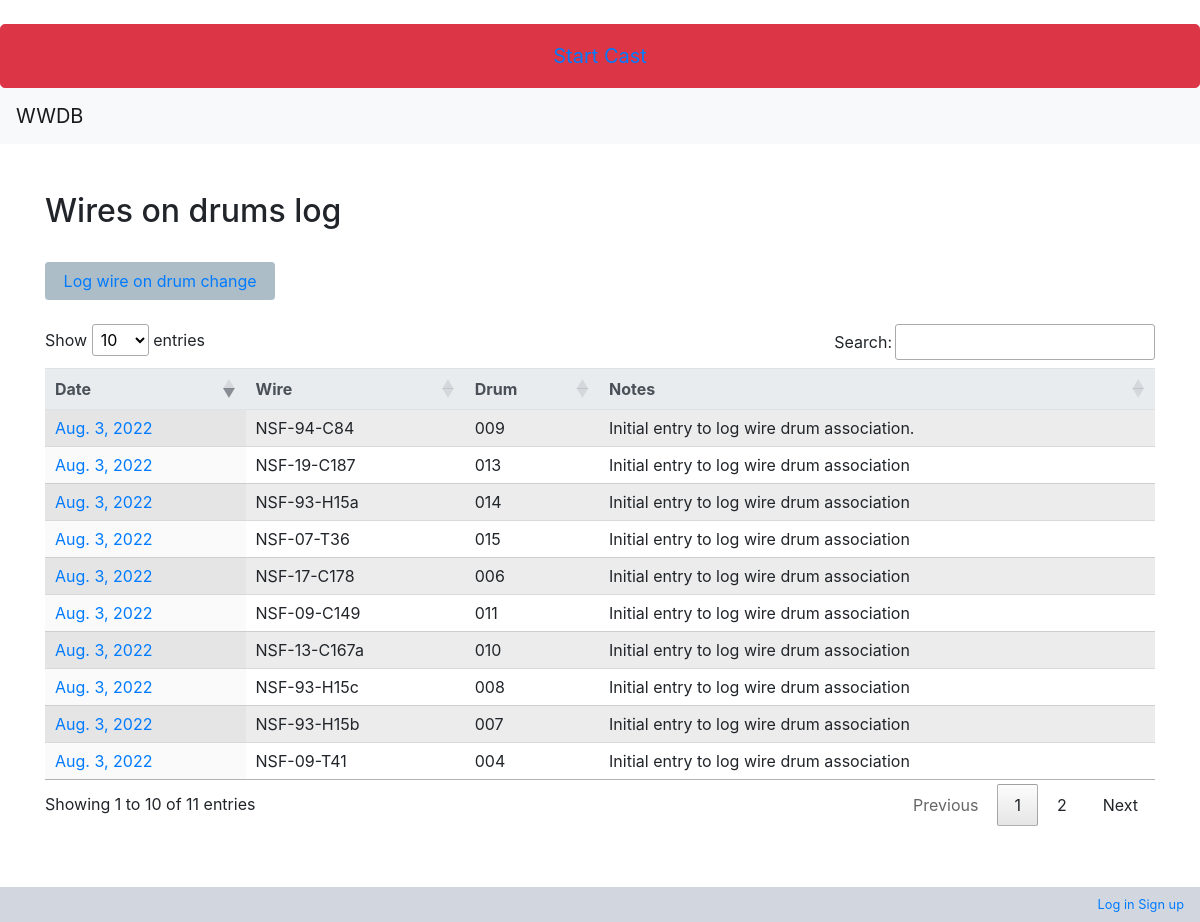
The page /wwdb/inventories/wiredrumlist/ on the database as committed earlier.
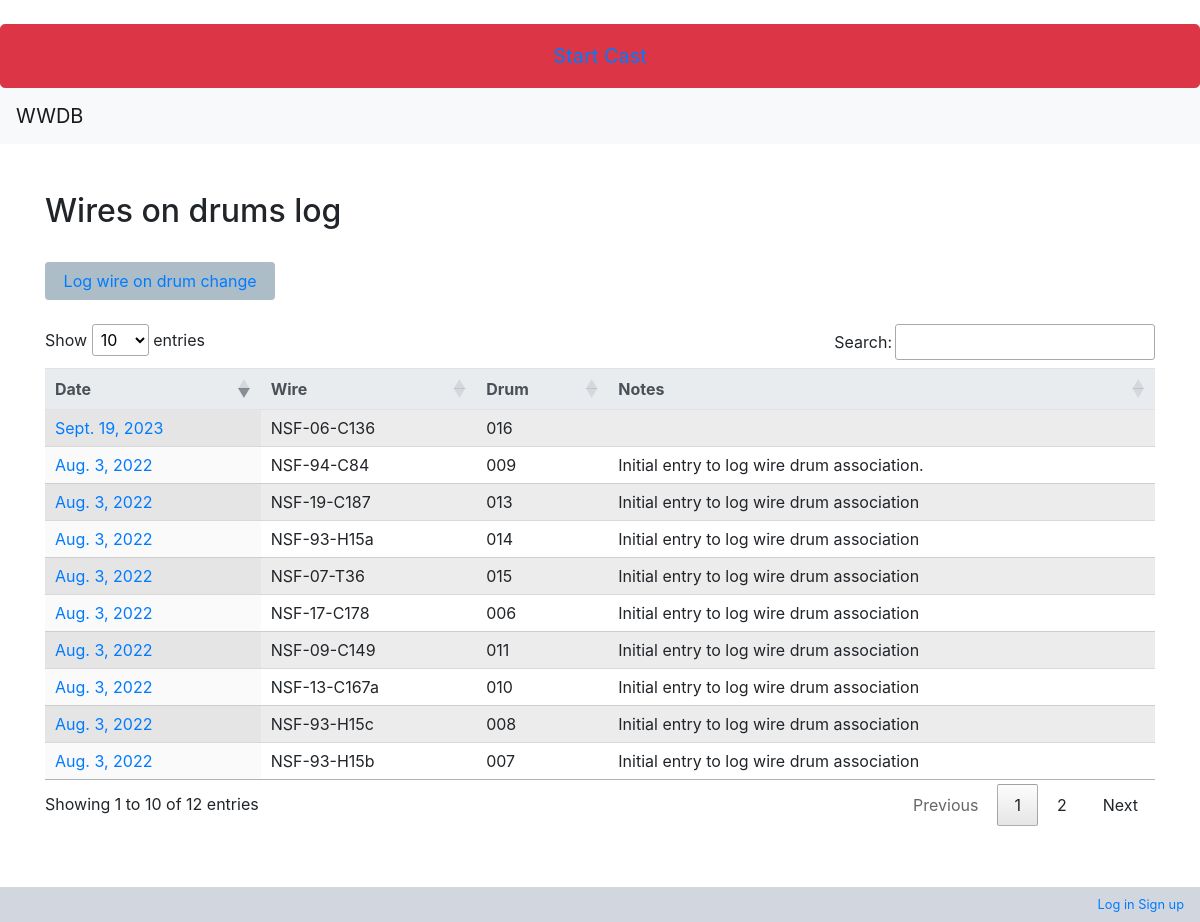
The same page on the database as committed later.
### wwdb/models.py (models this page shows, shortened)
class Wiredrum(models.Model):
    id = models.AutoField(db_column='Id', primary_key=True, blank=True, null=False)
    drum = models.ForeignKey(Drum, models.DO_NOTHING, db_column='DrumId', blank=True, null=True, verbose_name='Drum', related_name='reverse_drum')
    wire = models.ForeignKey(Wire, models.DO_NOTHING, db_column='WireId', blank=True, null=True, verbose_name='Wire')
    date = models.DateField(db_column='Date', blank=True, null=True, verbose_name='Date', validators=[MaxValueValidator(limit_value=date.today)])
    notes = models.TextField(db_column='Notes', blank=True, null=True, verbose_name='Notes')
    class Meta:
        managed = True
        db_table = 'WireDrum'
        verbose_name_plural = "WireDrum"

class Wire(models.Model):
    id = models.AutoField(db_column='Id', primary_key=True, blank=True, null=False)
    wirerope = models.ForeignKey(WireRopeData, models.DO_NOTHING, db_column='WireRopeId', blank=True, null=True, verbose_name='Wire rope data id')
    winch = models.ForeignKey(Winch, models.DO_NOTHING, db_column='WinchId', blank=True, null=True, verbose_name='Winch', related_name='reverse_wire')
    manufacturerid = models.TextField(db_column='ManufacturerId', blank=True, null=True, verbose_name='Manufacturer id')
    nsfid = models.TextField(db_column='NsfId', blank=True, null=True, verbose_name='NSF id')
    dateacquired = models.DateTimeField(db_column='DateAcquired', blank=True, null=True, verbose_name='Date Acquired', validators=[MaxValueValidator(limit_value=datetime.today)])
    notes = models.TextField(db_column='Notes', blank=True, null=True, verbose_name='notes')
    status = models.BooleanField(db_column='Status', blank=True, null=True, verbose_name='Status')
    ownershipstatus = models.ForeignKey(OwnershipStatus, models.DO_NOTHING, db_column='OwnershipStatusId', blank=True, null=True, verbose_name='Ownership status')
    drums = models.ManyToManyField(Drum, through='WireDrum', related_name='loaded_wires', verbose_name='Drum')
    factorofsafety = models.ForeignKey(FactorOfSafety, models.DO_NOTHING, db_column='FactorofSafety', blank=True, null=True, related_name='wirefactorofsafety', verbose_name='Factor of safety')
    dryendtag = models.IntegerField(db_column='DryEndTag', blank=True, null=True, verbose_name='Dry end tag value (m)')
    class Meta:
        managed = True
        db_table = 'Wire'
        verbose_name_plural = "Wire"
    def __str__(self):
        return str(self.nsfid)

class Drum(models.Model):
    id = models.AutoField(db_column='Id', primary_key=True, blank=True, null=False)
    internalid = models.TextField(db_column='InternalId', blank=True, null=True, verbose_name='Internal id')
    color = models.TextField(db_column='Color', blank=True, null=True, verbose_name='Color')
    size = models.TextField(db_column='Size', blank=True, null=True, verbose_name='Size')
    weight = models.TextField(db_column='Weight', blank=True, null=True, verbose_name='Weight')
    location = models.ManyToManyField(Location, through='DrumLocation', related_name='active_location', verbose_name='Location')
    material = models.TextField(db_column='Material', blank=True, null=True, verbose_name='Material')
    wiretype = models.TextField(db_column='WireType', blank=True, null=True, verbose_name='Wire type')
    class Meta:
        managed = True
        db_table = 'Drum'
        verbose_name_plural = "Drum"
    def __str__(self):
        return str(self.internalid)
    @property
    def active_location(self):
        d=self.active_drum_location.location
        return d

### wwdb/views.py (the view)
# urls.py: path('inventories/wiredrumlist/', views.wiredrumlist, name='wiredrumlist'),
def wiredrumlist(request):
    wire_drum = Wiredrum.objects.order_by('-date')
    context = {
        'wire_drum': wire_drum,
        }
    return render(request, 'wwdb/inventories/wiredrumlist.html', context=context)

### context_processors.py (called while the page is built)
def cast_context(request):
    return {'last': Cast.objects.last()}

### wwdb/templates/wwdb/inventories/wiredrumlist.html (shortened to what this page needs)
<!DOCTYPE html>
{% extends "wwdb/base.html" %}
{% block content %}
<h2>Wires on drums log</h2>
<button type="button" class="btn btn-configure">
    <a class="nav-link" href="{% url 'wiredrumadd' %}">Log wire on drum change</a>
</button>
<table id="" class="display table table-striped">
    <thead class="thead-light">
        <tr>
            <th>Date</th>
            <th>Wire</th>
            <th>Drum</th>
            <th>Notes</th>
        </tr>
    </thead>
    {% for wiredrum in wire_drum %}
    <tr>
        <td><a href="{% url 'wiredrumedit' wiredrum.pk %}">{{wiredrum.date}}</a></td>
        <td>{{wiredrum.wire}}</td>
        <td>{{wiredrum.drum}}</td>
        <td>{{wiredrum.notes}}</td>
    </tr>
    {% endfor %}
</table>
{% endblock %}

Rows that differ between the two databases and show on the page:
no longer on this page (row unchanged): Wiredrum: date "Aug. 3, 2022", wire "NSF-09-T41", drum "004", notes "Initial entry to log wire drum association"
added Wiredrum: date "Sept. 19, 2023", wire "NSF-06-C136", drum "016"
Other text that changed with them:
text written by a page script: "Show entries Search: Showing 1 to 10 of 11 entries Previous 1 2 Next" → "Show entries Search: Showing 1 to 10 of 12 entries Previous 1 2 Next"
